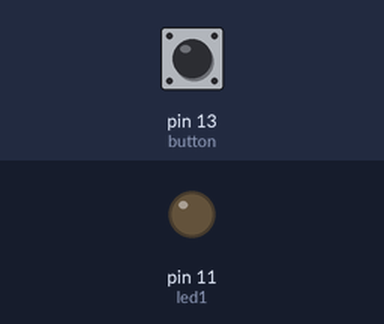
Simulated run of this sketch. Board: Arduino Uno, built with avr-gcc and run on an emulated ATmega328P. Parts: output pins drawn as LEDs (lit = HIGH). Dashed ring = blinking. The inputs (shaded band) are chosen by the test bench; at power-on: pin 13 (button) HIGH.

Above: at 1.2 s.
1.3 s: pin 13 (button) pulled LOW for 1 s
At 1.45 s:
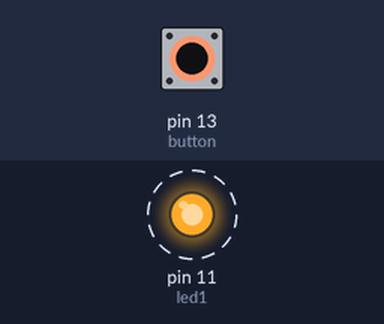
3.8 s: pin 13 (button) pulled LOW for 0.15 s
At 4.9 s:
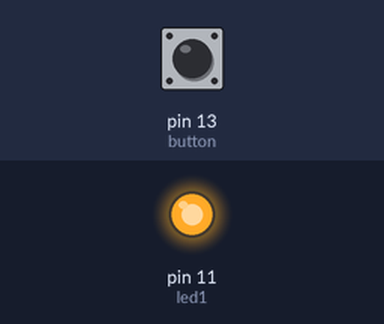
5.4 s: pin 13 (button) pulled LOW for 3.2 s
At 9.6 s:
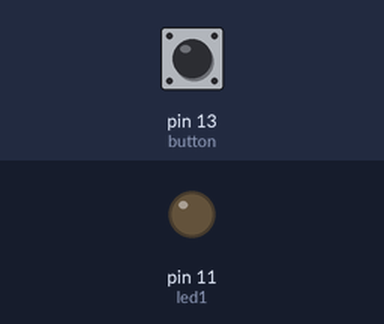
Timing chart, 0 to 11.1 s (numbered marks = the images above; inputs shaded):
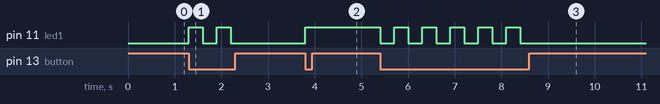

Measured:
- after the input at 1.3 s, pin 11 (led1): alternates HIGH for 0.30 s and LOW for 0.30 s, 4 changes in all, then stays LOW, starting at once
- after the input at 3.8 s, pin 11 (led1): LOW → HIGH at once
- after the input at 5.4 s, pin 11 (led1): alternates HIGH for 0.30 s and LOW for 0.30 s, 11 changes in all, then stays LOW, starting at once

The sketch:

push_buuton.ino
```cpp
int  bstate = 0;
int button = 13 ;
int led1 = 11 ;

void setup() {
  Serial.begin(9600);
  pinMode (button , INPUT);
  pinMode(led1 , OUTPUT);
}

void loop() {
  // put your main code here, to run repeatedly:
  int s = digitalRead(button);
  if (s == 0) {
    bstate = !bstate ;
    digitalWrite(led1 , bstate );
    delay(300);
  }
}
```
